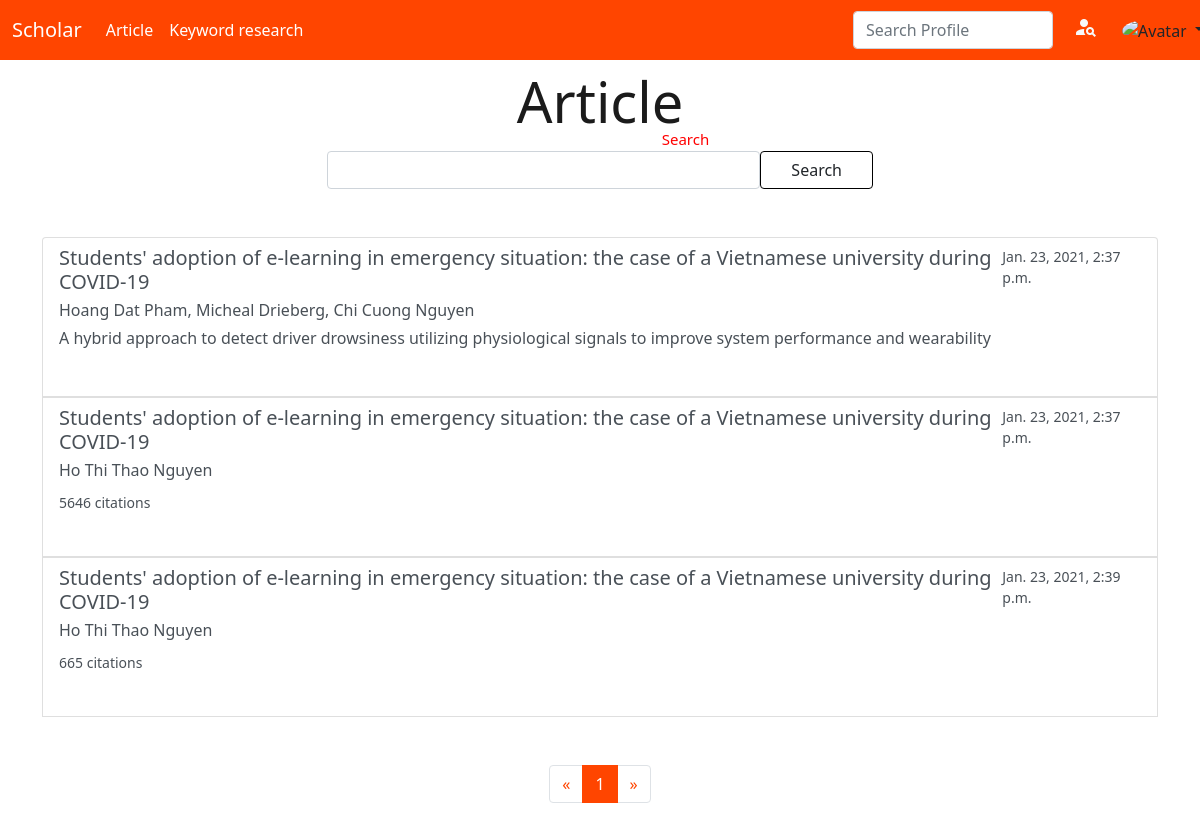
The page /article/ (signed in) on the database its author committed.
### article/models.py (models this page shows, shortened)
class Article(models.Model):
    user = models.ForeignKey(User, on_delete=models.CASCADE, default=None, blank=True, null=True)
    title = models.CharField(max_length=2000)
    author = models.CharField(max_length=2000, default=None, blank=True, null=True)
    publication_date = PartialDateField(help_text="YYYY or YYYY-MM or YYYY-MM-DD", default=None, blank=True, null=True)
    journal = models.CharField(max_length=2000, default=None, blank=True, null=True)
    book = models.CharField(max_length=2000, default=None, blank=True, null=True)
    volume = models.IntegerField(default=None, blank=True, null=True)
    issue = models.CharField(max_length=2000,default=None, blank=True, null=True)
    conference = models.CharField(max_length=2000, default=None, blank=True, null=True)
    page = models.CharField(max_length=2000, default=None, blank=True, null=True)
    publisher = models.CharField(max_length=2000, default=None, blank=True, null=True)
    description = models.TextField(default=None, blank=True, null=True)
    total_citations = models.IntegerField(default=None, blank=True, null=True)
    date_created = models.DateTimeField(auto_now_add=True, blank=True, null=True)
    year = YearField(default=None, blank=True, null=True)
    url = models.URLField(max_length=2000, default=None, blank=True, null=True)

### article/views.py (the view, shortened to what this page needs)
# urls.py: path('', include('article.urls')),
def article(request):
    articles = Article.objects.all()
    paginator = Paginator(articles, 15)
    pageNumber = request.GET.get('page',1)
    try:
        articles = paginator.page(pageNumber)
    except PageNotAnInteger:
        articles = paginator.page(1)
    except EmptyPage:
        articles = paginator.page(paginator.num_pages)
    return render(request, 'article/article.html', {'articles': articles})

### templates/article/article.html (shortened to what this page needs)
{% extends 'base/base.html' %} {% block body %}
{% load static %}
{% load url_replace %}
<div class="container">
    <div class="row d-flex justify-content-center align-items-center mb-5 mt-2" style="">
        <div class="col-md-6">
            <div class="mb-3" style="position: relative">
                <h1 class="display-4 text-center" id="headerhome">Article</h1>
                <p class="" style="font-size:15px;color:red; outline:none; border:none; font-weight:300; position:absolute; top:90%; right:30%" id="searchsmall">Search</p>
            </div>
            <form action="{% url 'article:article' %}" method="GET" class="d-flex" id="homeSearchForm">
                <input type="text" name="search" id="search" class="form-control button--outline--primary">
                <button type="submit" class="btn button-primary-orangered">Search</button>
            </form>
        </div>
    </div>
</div>
<div class="container">
    <div class="list-group">
        {% for article in articles %}
        <a type="button" data-bs-toggle="modal" data-bs-target="#article-{{article.id}}" class="list-group-item list-group-item-action " style="display:block;min-height:160px">
            <div class="d-flex w-100 justify-content-between">
                <h5 class="mb-1">{{article.title}}</h5>
                {% if article.date_created %}
                <small>{{article.date_created}}</small>
                {% endif %}
            </div>
            {% if article.author %}
            <p class="mb-1 textlinelimit">{{article.author}}</p>
            {% endif %}
             {% if article.conference %}
            <p class="mb-1 textlinelimit">{{article.conference}}</p>
            {% endif %}
             {% if article.total_citations %}
            <small>{{article.total_citations}} citations</small>
            {% endif %}
        </a>
        {% endfor %}
    </div>
    <div class="d-flex w-100 justify-content-center mt-5 mb-5">
    <nav aria-label="Page navigation example">
        <ul class="pagination">
            {% if articles.has_previous %}
            <li class="page-item"><a class="page-link"  href="?{% url_replace page=articles.previous_page_number %}" style="color:orangered">&laquo;</a></li>
            {% else %}
            <li class="page-item disabled"><a class="page-link disabled" style="color:orangered">&laquo;</a></li>
            {% endif %}
            {% for i in articles.paginator.page_range %}
                {% if i > articles.number|add:"-2" %}
                    {% if i < articles.number|add:"2" %}
                        {% if articles.number == i %}
                            <li class="page-item active" aria-current="page"><a class="page-link active" style="background-color: orangered; border-color:orangered">{{ i }}</a></li>
                        {% else %}
                            <li class="page-item"><a class="page-link" href="?{% url_replace page=i %}" style="color:orangered">{{ i }}</a></li>
                        {% endif %}
                    {% endif %}
                {% endif %}
            {% endfor %}
            {% if articles.has_next %}
            <li class="page-item"><a class="page-link" href="?{% url_replace page=articles.next_page_number %}" style="color:orangered">&raquo;</a></li>
            {% else %}
            <li class="page-item disabled"><a  class="page-link disabled" style="color:orangered">&raquo;</a></li>
            {% endif %}
        </ul>
    </nav>
    </div>
</div>
{% endblock body %}

### templates/base/base.html (shortened to what this page needs)
<!DOCTYPE html>
<html lang="en">
{% load static %}
<head>
    <link href="https://cdn.jsdelivr.net/npm/bootstrap@5.0.0-beta1/dist/css/bootstrap.min.css" rel="stylesheet"
>
    <link rel="stylesheet" href="{% static 'style.css' %}">
</head>
<body>
    <nav class="navbar navbar-expand-md navbar-dark" style="background-color:orangered">
        <div class="container-fluid d-flex align-items-center">
            <a class="navbar-brand" href="{% url 'home:index' %}">Scholar</a>
            <div class="collapse navbar-collapse" id="navbarNavDropdown">
                <ul class="navbar-nav me-auto mb-2 mb-lg-0">
                    <li class="nav-item">
                        <a class="nav-link active" aria-current="page" href="{% url 'article:article' %}">Article</a>
                    </li>
                    <li class="nav-item">
                        <a class="nav-link active" aria-current="page"
                            href="{% url 'article:keywordresearch' %}">Keyword research</a>
                    </li>
                </ul>
            </div>
            <form class="d-flex" method="GET" action="{% url 'register:listprofile' %}">
                <input class="form-control me-2 button--ouline--none" type="text" name="name" id="id_name" placeholder="Search Profile"
                    aria-label="Search" style="width: 200px; height: 38px; margin-top:3px">
                <button class="btn text-light button--focus--none" type="submit">
                    <span class="material-icons">
                        person_search</span>
                    </button>
            </form>
            <div class="btn-group">
                    {% if user.is_authenticated %}
                    <a class="btn dropdown-toggle dropdown--after--none" data-bs-toggle="dropdown" data-bs-display="static"
                        aria-expanded="false" style="padding:0!important;">
                        <img src="{{request.session.user.image}}" alt="Avatar" class="avatar"
                            style="vertical-align: middle;width: 40px;height: 40px;border-radius: 50%; margin: 0 0 0 10px;">
                    </a>
                    {% endif %}
                </div>
        </div>
    </nav>
    {% block body %} {% endblock body %}
</body>
</html>

### static/css/style.css (style rules this page uses)
*, *::after, *::before { margin: 0; padding: 0; box-sizing: inherit; }
body { line-height: 1.5; color: #1b1b1b; box-sizing: border-box; -webkit-tap-highlight-color: transparent; }
input[type=text] { font-weight: 400; }
a, button, input, select, textarea { -webkit-tap-highlight-color: transparent; }
button, input, select, textarea { background-color: transparent; border-style: none; color: inherit; }
button, select { text-transform: none; }
button { overflow: visible; }
button, input, optgroup, select, textarea { font: inherit; }
article, aside, details, figcaption, figure, footer, header, main, menu, nav, section, summary { display: block; }
ul, li { list-style: none; text-decoration: none; margin: 0; padding: 0; }
img { border-style: none; }
.dropdown--after--none { content: none; }
.button-primary-orangered { padding: 6px 30px; border: 1px solid black; }
.button--outline--primary { background-color: #fff; }
.textlinelimit { overflow: hidden; text-overflow: ellipsis; display: -webkit-box; -webkit-line-clamp: 2; -webkit-box-orient: vertical; }

### rows shown on the page
Article: {{ article.id }} 1 (drawn), title "Students' adoption of e-learning in emergency situation: the case of a Vietnamese university during COVID-19", date_created "Jan. 23, 2021, 2:37 p.m.", author "Hoang Dat Pham, Micheal Drieberg, Chi Cuong Nguyen", conference "A hybrid approach to detect driver drowsiness utilizing physiological signals to improve system performance and wearability"
Article: title "Students' adoption of e-learning in emergency situation: the case of a Vietnamese university during COVID-19", date_created "Jan. 23, 2021, 2:37 p.m.", author "Ho Thi Thao Nguyen", total_citations "5646"
Article: title "Students' adoption of e-learning in emergency situation: the case of a Vietnamese university during COVID-19", date_created "Jan. 23, 2021, 2:39 p.m.", author "Ho Thi Thao Nguyen", total_citations "665"

### other values the page prints
{{ i }} "1"
